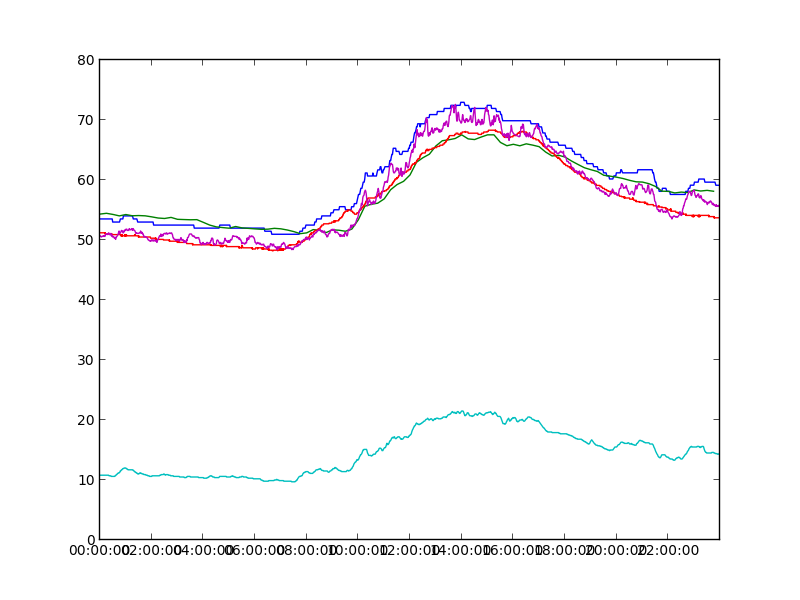

This chart was generated by the following Python code:
"""Example code plotting one day's worth of outside air time-series.

@author Stephen Dawson-Haggerty <stevedh@eecs.berkeley.edu>
"""

from smap.archiver.client import SmapClient
from smap.contrib import dtutil

from matplotlib import pyplot
from matplotlib import dates

# make a client
c = SmapClient("http://www.openbms.org/backend")

# start and end values are Unix timestamps
start = dtutil.dt2ts(dtutil.strptime_tz("3-1-2013", "%m-%d-%Y"))
end   = dtutil.dt2ts(dtutil.strptime_tz("3-2-2013", "%m-%d-%Y"))

# hard-code the UUIDs we want to download
oat = [
  "395005af-a42c-587f-9c46-860f3061ef0d", 
  "9f091650-3973-5abd-b154-cee055714e59", 
  "5d8f73d5-0596-5932-b92e-b80f030a3bf7", 
  "ec2b82c2-aa68-50ad-8710-12ee8ca63ca7", 
  "d64e8d73-f0e9-5927-bbeb-8d45ab927ca5"
]

# perform the download
data = c.data_uuid(oat, start, end)

# plot all the data
#  use the epoch2num to convert to pylab date formats
for d in data:
  pyplot.plot_date(dates.epoch2num(d[:, 0] / 1000), d[:, 1], '-',
                   tz='America/Los_Angeles')

pyplot.show()
